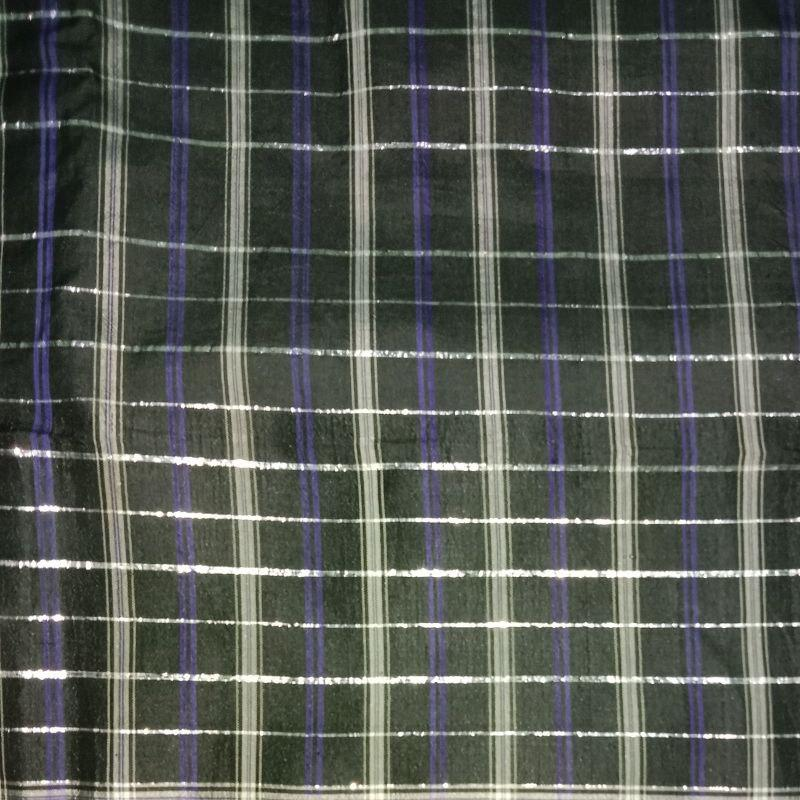
#> input picture ls02/re0205.jpg, 800 x 800 px
$ python grayscale.py
#> lines starting #> are read from the running program, lines starting #| are printed output that depends on the picture
from PIL import Image
CITRA = Image.open('re0205.jpg')
#> CITRA is the input picture: PIL image 800x800 RGB; mean R, G, B 84, 88, 81.8
PIXEL = CITRA.load()
CITRA_GRAYSCALE = Image.open('re0205.jpg').convert('L')
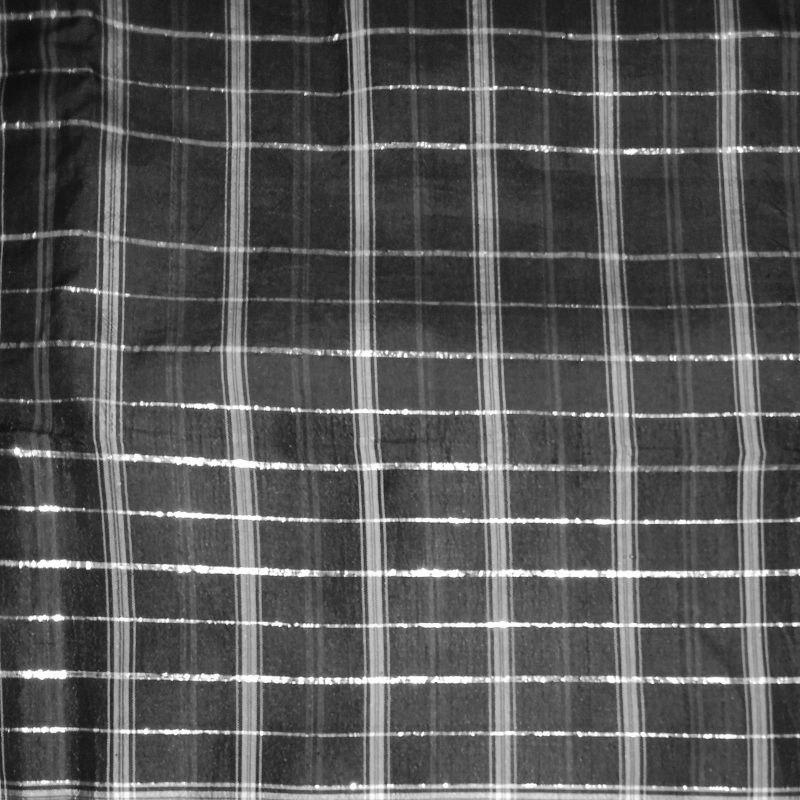
#> CITRA_GRAYSCALE: PIL image 800x800 L; min 7, max 255, mean 86.1
CITRA_GRAYSCALE.save('gray0205.jpg')

$ run again, with ls02/re0201.jpg copied over ls02/re0205.jpg
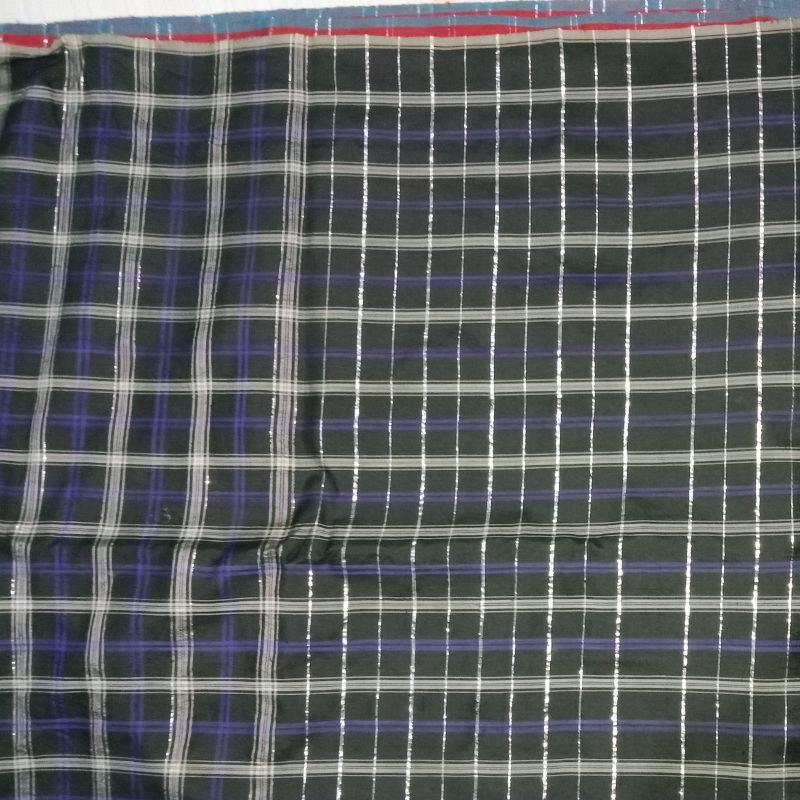
#> input picture ls02/re0201.jpg, 800 x 800 px
#> CITRA is the input picture: PIL image 800x800 RGB; mean R, G, B 92, 94.8, 95.7
#> `CITRA_GRAYSCALE = Image.open('re0205.jpg').convert('L')`:
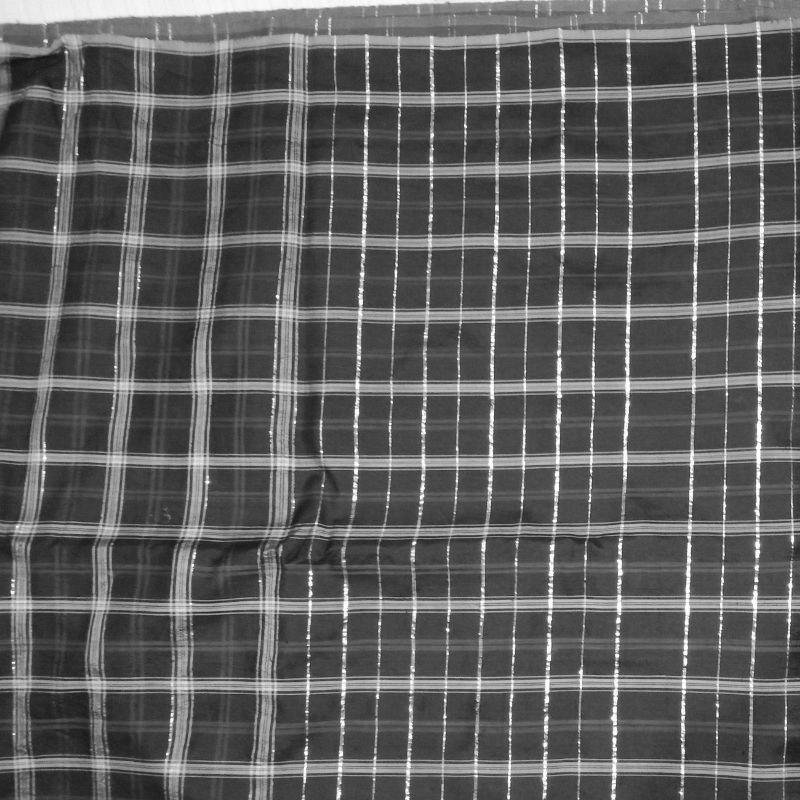
#> CITRA_GRAYSCALE: PIL image 800x800 L; min 14, max 255, mean 94.1

$ run again, with ls02/re0202.jpg copied over ls02/re0205.jpg
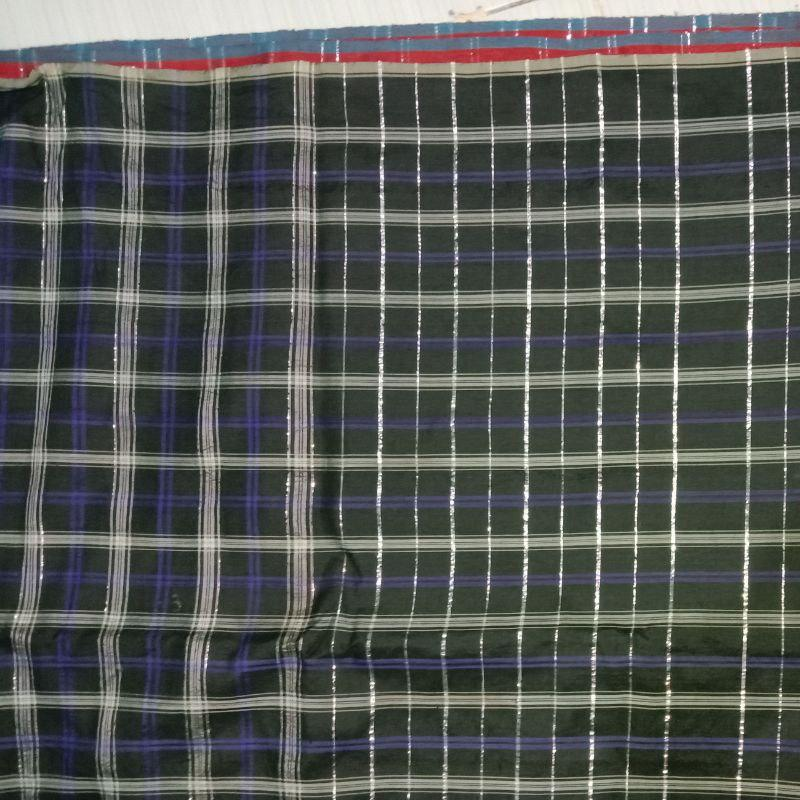
#> input picture ls02/re0202.jpg, 800 x 800 px
#> CITRA is the input picture: PIL image 800x800 RGB; mean R, G, B 84.5, 87.6, 84.4
#> `CITRA_GRAYSCALE = Image.open('re0205.jpg').convert('L')`:
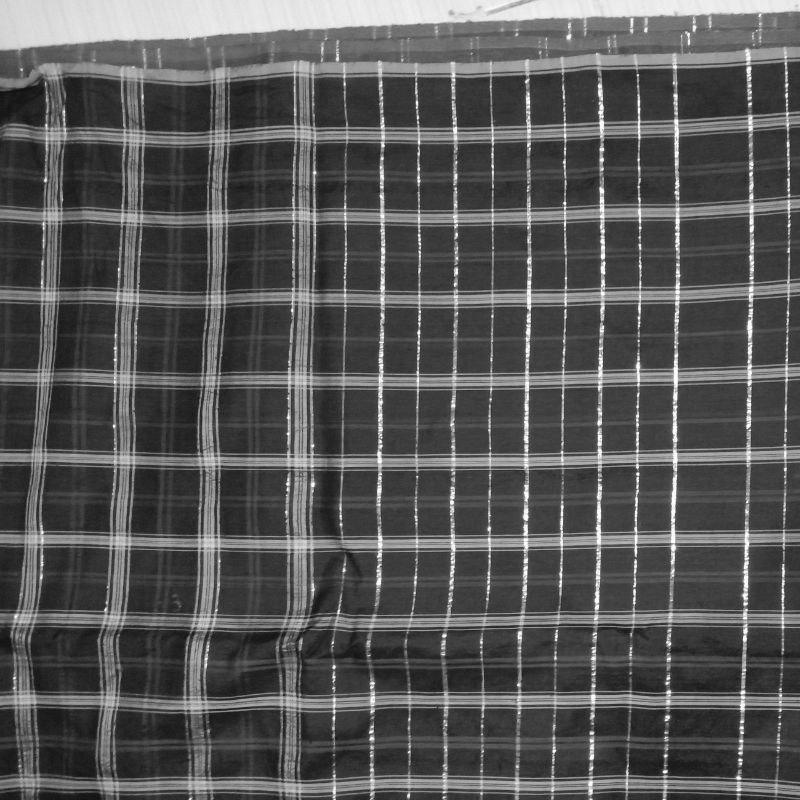
#> CITRA_GRAYSCALE: PIL image 800x800 L; min 12, max 255, mean 86.3

$ run again, with ls02/re0203.jpg copied over ls02/re0205.jpg
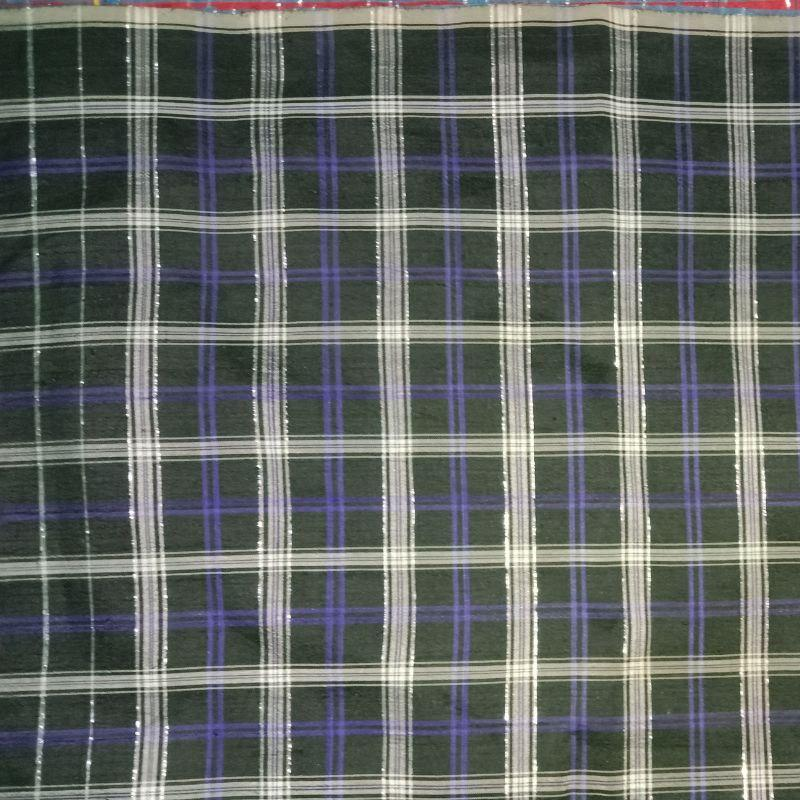
#> input picture ls02/re0203.jpg, 800 x 800 px
#> CITRA is the input picture: PIL image 800x800 RGB; mean R, G, B 98.6, 102.9, 99.4
#> `CITRA_GRAYSCALE = Image.open('re0205.jpg').convert('L')`:
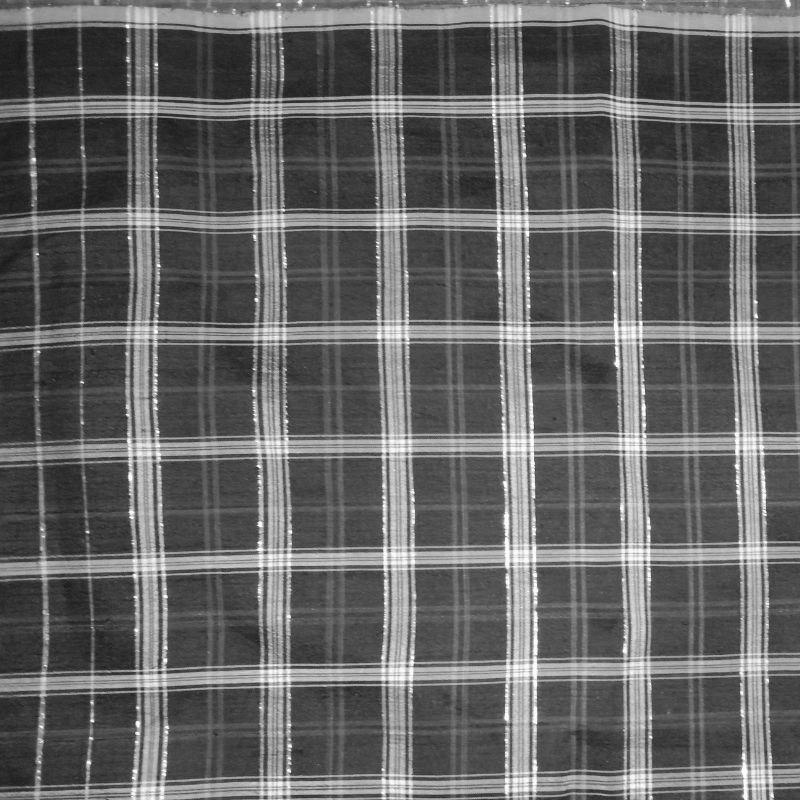
#> CITRA_GRAYSCALE: PIL image 800x800 L; min 21, max 255, mean 101.2
